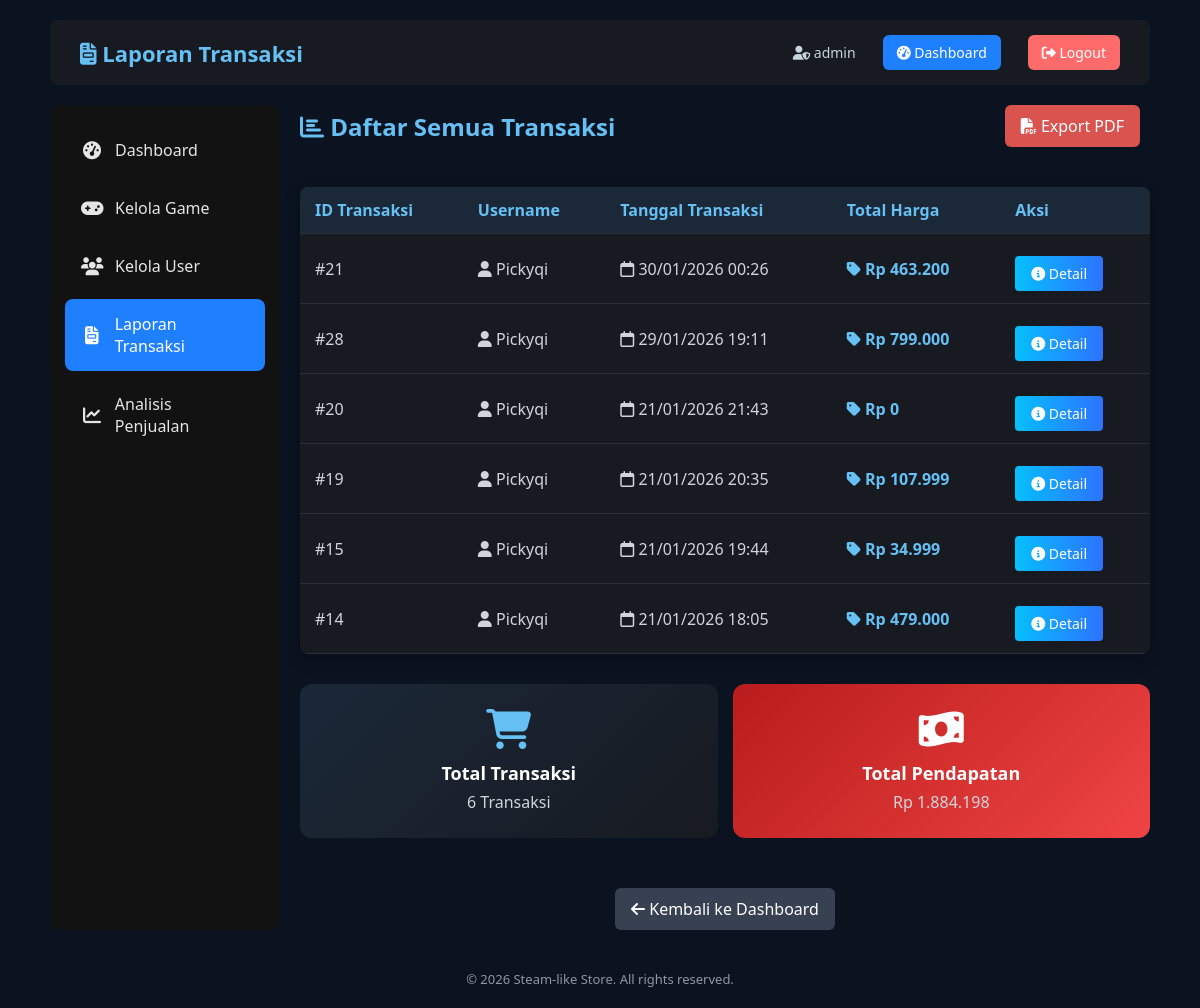
Page /admin/reports/admin_transaction_report.php (signed in) on the committed database.
### tables this page shows
CREATE TABLE `transactions` (
  `id_transaction` int(11) NOT NULL,
  `id_user` int(11) NOT NULL,
  `total_price` int(11) NOT NULL,
  `transaction_date` datetime DEFAULT current_timestamp(),
  `status` varchar(20) DEFAULT 'completed',
  `payment_method` varchar(50) DEFAULT 'midnight_wallet'
);

CREATE TABLE `users` (
  `id_user` int(11) NOT NULL,
  `username` varchar(50) NOT NULL,
  `password` varchar(255) NOT NULL,
  `role` enum('admin','user') NOT NULL,
  `total_spent` decimal(10,2) DEFAULT 0.00,
  `wallet_balance` int(11) DEFAULT 0
);

### admin/reports/admin_transaction_report.php (the view, shortened to what this page needs)
<?php
include "../../config/database.php";
$transactions = mysqli_query($conn, "
    SELECT t.id_transaction, t.transaction_date, t.total_price, u.username
    FROM transactions t
    JOIN users u ON t.id_user = u.id_user
    ORDER BY t.transaction_date DESC
");
?>
<!DOCTYPE html>
<html lang="id">
<head>
    <link rel="stylesheet" href="../../assets/css/style.css">
    <link rel="stylesheet" href="https://cdnjs.cloudflare.com/ajax/libs/font-awesome/6.4.0/css/all.min.css">
</head>
<body>
    <div class="container">
        <div class="navbar">
            <h1><i class="fas fa-file-invoice"></i> Laporan Transaksi</h1>
            <div class="nav-right">
                <span class="nav-user"><i class="fas fa-user-shield"></i>
                    <?= $_SESSION['username'] ?? 'Admin'; ?></span>
                <a href="../admin_dashboard.php" class="btn-login"><i class="fas fa-tachometer-alt"></i> Dashboard</a>
                <a href="#" class="btn-logout" onclick="showLogoutModal()">
                    <i class="fas fa-sign-out-alt"></i> Logout
                </a>
            </div>
        </div>
        <div class="epic-layout">
            <div class="epic-sidebar">
                <div class="sidebar-section">
                    <a href="../admin_dashboard.php" class="sidebar-item">
                        <i class="fas fa-tachometer-alt"></i>
                        Dashboard
                    </a>
                    <a href="../game_management/admin_game_list.php" class="sidebar-item">
                        <i class="fas fa-gamepad"></i>
                        Kelola Game
                    </a>
                    <a href="../user_management/user_list.php" class="sidebar-item">
                        <i class="fas fa-users"></i>
                        Kelola User
                    </a>
                    <a href="admin_transaction_report.php" class="sidebar-item active">
                        <i class="fas fa-file-invoice"></i>
                        Laporan Transaksi
                    </a>
                    <a href="sales_report.php" class="sidebar-item">
                        <i class="fas fa-chart-line"></i>
                        Analisis Penjualan
                    </a>
                </div>
            </div>
            <div style="flex: 1; margin-left: 20px;">
                <div class="button-container">
                    <h2><i class="fas fa-chart-bar"></i> Daftar Semua Transaksi</h2>
                    <a href="generate_pdf_transaction.php" class="button" target="_blank"
                        style="background-color: #d9534f; margin-right: 10px;">
                        <i class="fas fa-file-pdf"></i> Export PDF
                    </a>
                </div>
                <table>
                    <thead>
                        <tr>
                            <th>ID Transaksi</th>
                            <th>Username</th>
                            <th>Tanggal Transaksi</th>
                            <th>Total Harga</th>
                            <th>Aksi</th>
                        </tr>
                    </thead>
                    <tbody>
                        <?php if (mysqli_num_rows($transactions) > 0): ?>
                            <?php while ($t = mysqli_fetch_assoc($transactions)): ?>
                                <tr>
                                    <td data-label="ID">#<?= $t['id_transaction']; ?></td>
                                    <td data-label="Username">
                                        <i class="fas fa-user"></i> <?= htmlspecialchars($t['username']); ?>
                                    </td>
                                    <td data-label="Tanggal">
                                        <i class="far fa-calendar"></i>
                                        <?= date('d/m/Y H:i', strtotime($t['transaction_date'])); ?>
                                    </td>
                                    <td data-label="Total" style="color: #66c0f4; font-weight: bold;">
                                        <i class="fas fa-tag"></i> Rp <?= number_format($t['total_price'], 0, ',', '.'); ?>
                                    </td>
                                    <td data-label="Aksi">
                                        <a href="transaction_detail.php?id=<?= $t['id_transaction']; ?>" class="btn">
                                            <i class="fas fa-info-circle"></i> Detail
                                        </a>
                                    </td>
                                </tr>
                            <?php endwhile; ?>
                        <?php endif; ?>
                    </tbody>
                </table>
                <?php
                $totalQuery = mysqli_query($conn, "SELECT COUNT(*) as total_transactions, SUM(total_price) as total_revenue FROM transactions");
                $stats = mysqli_fetch_assoc($totalQuery);
                ?>
                <div
                    style="display: grid; grid-template-columns: repeat(auto-fit, minmax(200px, 1fr)); gap: 15px; margin-top: 30px;">
                    <div class="dashboard-card">
                        <div class="card-icon">
                            <i class="fas fa-shopping-cart" style="color: #66c0f4;"></i>
                        </div>
                        <h3>Total Transaksi</h3>
                        <p><?= $stats['total_transactions'] ?? 0; ?> Transaksi</p>
                    </div>
                    <div class="dashboard-card trx-card">
                        <div class="card-icon">
                            <i class="fas fa-money-bill-wave" style="color: #fff;"></i>
                        </div>
                        <h3>Total Pendapatan</h3>
                        <p>Rp <?= number_format($stats['total_revenue'] ?? 0, 0, ',', '.'); ?></p>
                    </div>
                </div>
                <div style="margin-top: 30px; text-align: center;">
                    <a href="../admin_dashboard.php" class="back-link">
                        <i class="fas fa-arrow-left"></i> Kembali ke Dashboard
                    </a>
                </div>
            </div>
        </div>
        <div class="footer">
            <p>&copy; <?= date('Y'); ?> Steam-like Store. All rights reserved.</p>
        </div>
    </div>
</body>
</html>

### assets/css/style.css (style rules this page uses)
* { margin: 0; padding: 0; box-sizing: border-box; font-family: "Segoe UI", Arial, sans-serif; }
body { background: #0b1320; color: #c7d5e0; padding: 20px; }
a { color: #66c0f4; text-decoration: none; }
.navbar { background: #171a21; padding: 15px 30px; display: flex; justify-content: space-between; align-items: center; border-radius: 8px; margin-bottom: 20px; }
.navbar h1 { color: #66c0f4; font-size: 22px; }
.navbar a { margin-left: 15px; }
.nav-right { display: flex; align-items: center; gap: 12px; }
.nav-user { color: #c7d5e0; font-size: 14px; }
.btn-login { padding: 8px 14px; background: #1f80ff; color: #fff; text-decoration: none; border-radius: 6px; font-size: 14px; }
.btn-logout { padding: 8px 14px; background: #e11d48; color: #fff; text-decoration: none; border-radius: 6px; font-size: 14px; }
.container { max-width: 1100px; margin: auto; }
.btn { display: inline-block; margin-top: 10px; padding: 8px 16px; background: linear-gradient(90deg, #06bfff, #2d73ff); color: #fff; border-radius: 4px; border: none; cursor: pointer; font-size: 14px; }
table { width: 100%; border-collapse: collapse; background: #171a21; margin-top: 20px; border-radius: 8px; overflow: hidden; }
th, td { padding: 12px; border-bottom: 1px solid #2a2f3a; text-align: left; }
th { background: #1b2838; color: #66c0f4; }
.footer { margin-top: 40px; text-align: center; color: #8f98a0; font-size: 13px; }
.epic-layout { display: flex; margin-top: 20px; }
.epic-sidebar { width: 230px; background: #121212; padding: 20px 15px; border-radius: 10px; }
.sidebar-section { display: flex; flex-direction: column; gap: 8px; }
.sidebar-item { display: flex; align-items: center; gap: 12px; padding: 14px 16px; font-size: 16px; font-weight: 500; color: #e5e5e5; text-decoration: none; border-radius: 8px; transition: background 0.2s ease; }
.sidebar-item i { font-size: 18px; width: 22px; text-align: center; }
.sidebar-item.active { background: #1f80ff; color: #ffffff; }
.dashboard-card { display: flex; flex-direction: column; align-items: center; justify-content: center; background: linear-gradient(135deg, #1b2838, #171a21); border-radius: 12px; padding: 25px; color: #fff; text-align: center; transition: transform 0.3s, box-shadow 0.3s; }
.card-icon i { font-size: 40px; margin-bottom: 12px; }
.trx-card { background: linear-gradient(135deg, #b91c1c, #ef4444); }
.dashboard-card h3 { font-size: 18px; margin-bottom: 6px; color: #fff; }
.dashboard-card p { font-size: 16px; color: #d1d5db; }
h2 { color: #66c0f4; margin-bottom: 20px; }
a.button { display: inline-block; background: #1f80ff; color: #fff; padding: 10px 16px; border-radius: 6px; text-decoration: none; margin-bottom: 20px; transition: 0.2s; }
table { width: 100%; border-collapse: collapse; background: #171a21; border-radius: 8px; overflow: hidden; box-shadow: 0 5px 15px rgba(0, 0, 0, 0.3); }
th, td { padding: 12px 15px; text-align: left; }
th { background: #1b2838; color: #66c0f4; font-weight: 600; }
tr { border-bottom: 1px solid #2a2f3a; }
tr:last-child { border-bottom: none; }
td { color: #d1d5db; }
.back-link { display: inline-block; margin-top: 20px; color: #66c0f4; text-decoration: none; }
.button-container { display: flex; justify-content: space-between; align-items: center; margin-bottom: 20px; }
.button-container .button { background: #1f80ff; color: #fff; padding: 10px 16px; border-radius: 6px; text-decoration: none; transition: 0.2s; }
.back-link { background: #374151; color: #fff; padding: 10px 16px; border-radius: 6px; text-decoration: none; transition: 0.2s; }

### admin/reports/admin_transaction_report.php (style rules this page uses)
.btn-logout { background: #ff6b6b; color: white; }

### rows in the picture
transactions: id_transaction "21", id_user.username "Pickyqi", transaction_date "30/01/2026 00:26", total_price "463.200"
transactions: id_transaction "28", id_user.username "Pickyqi", transaction_date "29/01/2026 19:11", total_price "799.000"
transactions: id_transaction "20", id_user.username "Pickyqi", transaction_date "21/01/2026 21:43", total_price "0"
transactions: id_transaction "19", id_user.username "Pickyqi", transaction_date "21/01/2026 20:35", total_price "107.999"
transactions: id_transaction "15", id_user.username "Pickyqi", transaction_date "21/01/2026 19:44", total_price "34.999"
transactions: id_transaction "14", id_user.username "Pickyqi", transaction_date "21/01/2026 18:05", total_price "479.000"

### other values in the picture
$_SESSION['username'] "admin"
$stats['total_transactions'] "6"
$stats['total_revenue'] "1.884.198"
